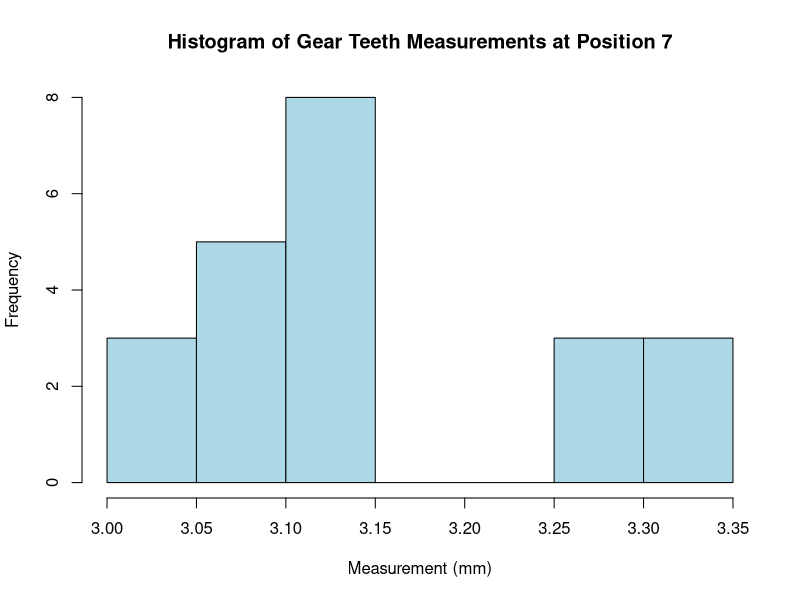
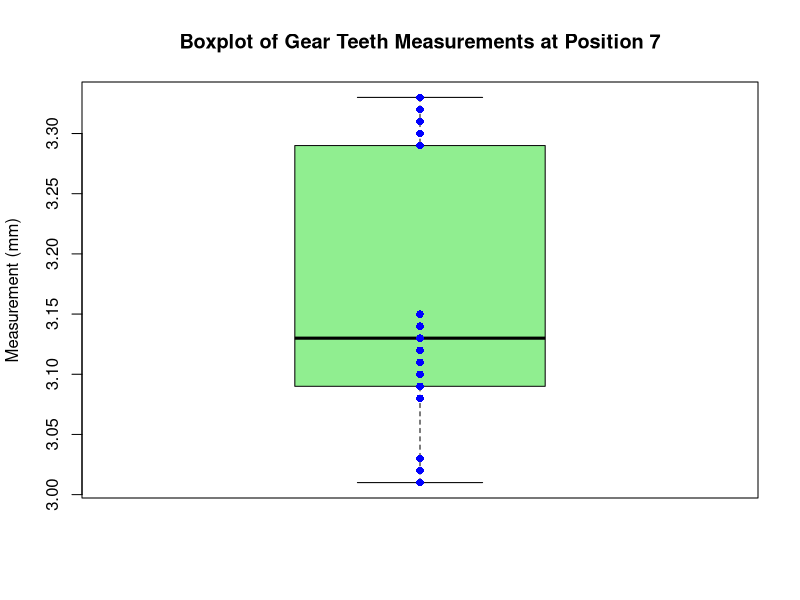
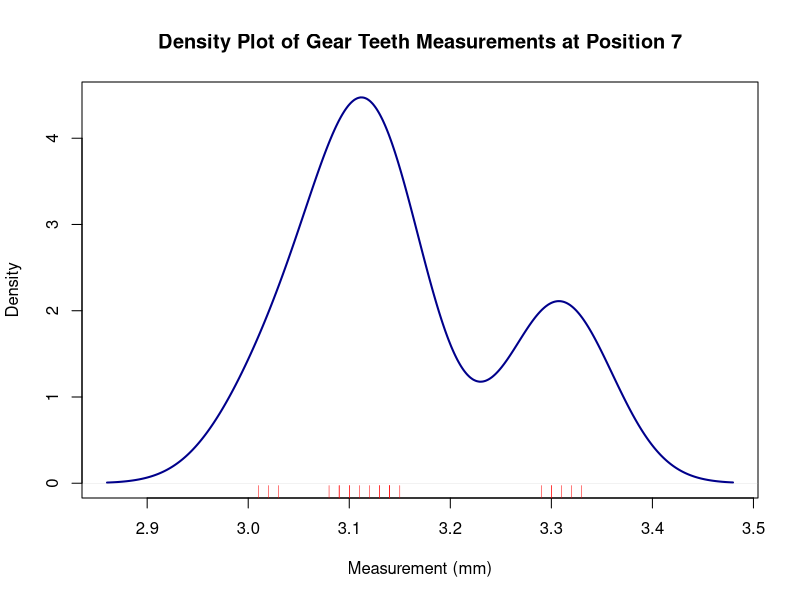
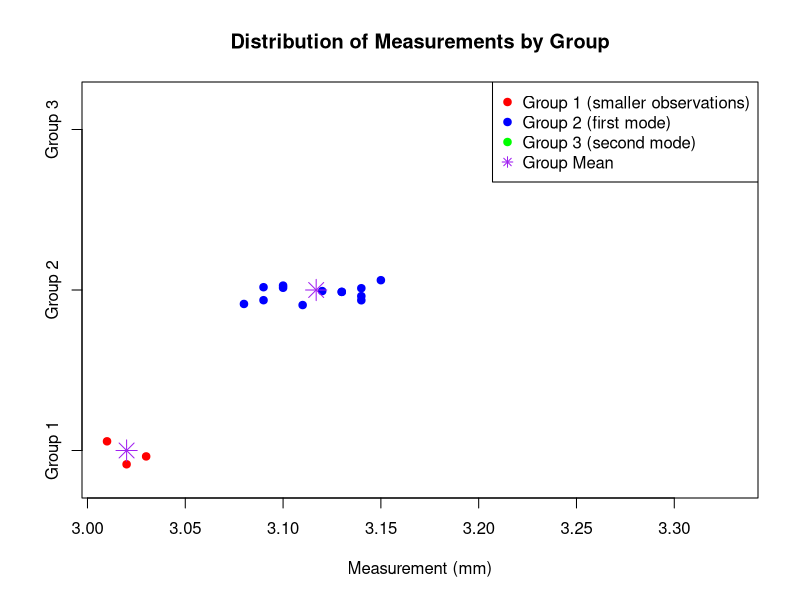

Write the R code that produced these figures, in order.
## ---- chunk 1
# Data for position 7 based on the stem-and-leaf plot
# Each value represents the measurement of gear teeth at position 7
pos7 <- c(3.01, 3.02, 3.03, 3.08, 3.09, 3.09, 3.10, 3.10, 3.11, 3.12, 3.13, 
          3.13, 3.14, 3.14, 3.14, 3.15, 3.29, 3.30, 3.30, 3.31, 3.32, 3.33)

# Display basic summary statistics
summary(pos7)

# Calculate standard deviation
sd(pos7)
## ---- chunk 2
# Create stem-and-leaf plot
stem(pos7, scale = 2)
## ---- chunk 3
# Create histogram
hist(pos7, 
     main = "Histogram of Gear Teeth Measurements at Position 7",
     xlab = "Measurement (mm)",
     col = "lightblue",
     breaks = 10)
## ---- chunk 4
# Create boxplot
boxplot(pos7, 
        main = "Boxplot of Gear Teeth Measurements at Position 7",
        ylab = "Measurement (mm)",
        col = "lightgreen")

# Add points to show actual data distribution
points(rep(1, length(pos7)), pos7, col = "blue", pch = 16)
## ---- chunk 5
# Create density plot
plot(density(pos7), 
     main = "Density Plot of Gear Teeth Measurements at Position 7",
     xlab = "Measurement (mm)",
     col = "darkblue",
     lwd = 2)

# Add rug plot to show actual data points
rug(pos7, col = "red")
## ---- chunk 6
# Define the groups
group1 <- pos7[pos7 < 3.05]  # Smaller observations
group2 <- pos7[pos7 >= 3.05 & pos7 < 3.20]  # First mode
group3 <- pos7[pos7 >= 3.20]  # Second mode

# Display group sizes and summary statistics
cat("Group 1 (smaller observations):", length(group1), "measurements\n")
cat("Range:", min(group1), "-", max(group1), "\n\n")

cat("Group 2 (first mode):", length(group2), "measurements\n")
cat("Range:", min(group2), "-", max(group2), "\n\n")

cat("Group 3 (second mode):", length(group3), "measurements\n")
cat("Range:", min(group3), "-", max(group3), "\n")
## ---- chunk 7
# Create jittered stripchart for visualization
stripchart(list("Group 1" = group1, "Group 2" = group2, "Group 3" = group3),
           method = "jitter",
           pch = 19,
           col = c("red", "blue", "green"),
           main = "Distribution of Measurements by Group",
           xlab = "Measurement (mm)")

# Add group means
points(c(mean(group1), mean(group2), mean(group3)), c(1, 2, 3), 
       pch = 8, cex = 2, col = "purple")

# Add legend
legend("topright", 
       legend = c("Group 1 (smaller observations)", 
                  "Group 2 (first mode)", 
                  "Group 3 (second mode)",
                  "Group Mean"), 
       pch = c(19, 19, 19, 8),
       col = c("red", "blue", "green", "purple"))
